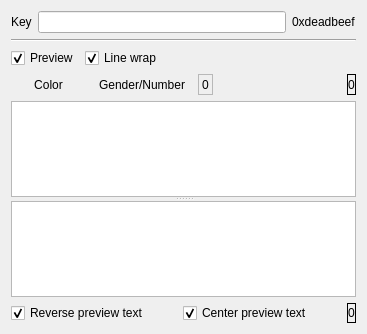
<?xml version="1.0" encoding="UTF-8"?>
<ui version="4.0">
 <class>EditStringCellClass</class>
 <widget class="QWidget" name="EditStringCellClass">
  <property name="geometry">
   <rect>
    <x>0</x>
    <y>0</y>
    <width>367</width>
    <height>334</height>
   </rect>
  </property>
  <property name="sizePolicy">
   <sizepolicy hsizetype="Expanding" vsizetype="Expanding">
    <horstretch>0</horstretch>
    <verstretch>0</verstretch>
   </sizepolicy>
  </property>
  <property name="minimumSize">
   <size>
    <width>0</width>
    <height>0</height>
   </size>
  </property>
  <property name="maximumSize">
   <size>
    <width>16777215</width>
    <height>16777215</height>
   </size>
  </property>
  <property name="windowTitle">
   <string/>
  </property>
  <property name="windowOpacity">
   <double>1.000000000000000</double>
  </property>
  <property name="sizeGripEnabled" stdset="0">
   <bool>false</bool>
  </property>
  <layout class="QVBoxLayout" name="verticalLayout">
   <item>
    <layout class="QHBoxLayout" name="horizontalLayout_2">
     <item>
      <widget class="QLabel" name="label">
       <property name="text">
        <string>Key</string>
       </property>
       <property name="buddy">
        <cstring>keyLineEdit</cstring>
       </property>
      </widget>
     </item>
     <item>
      <widget class="QLineEdit" name="keyLineEdit">
       <property name="sizePolicy">
        <sizepolicy hsizetype="Expanding" vsizetype="Fixed">
         <horstretch>0</horstretch>
         <verstretch>0</verstretch>
        </sizepolicy>
       </property>
      </widget>
     </item>
     <item>
      <widget class="QLabel" name="hashValueLabel">
       <property name="toolTip">
        <string>Key hash value</string>
       </property>
       <property name="text">
        <string>0xdeadbeef</string>
       </property>
      </widget>
     </item>
    </layout>
   </item>
   <item>
    <widget class="Line" name="line">
     <property name="windowModality">
      <enum>Qt::NonModal</enum>
     </property>
     <property name="frameShadow">
      <enum>QFrame::Sunken</enum>
     </property>
     <property name="lineWidth">
      <number>1</number>
     </property>
     <property name="midLineWidth">
      <number>0</number>
     </property>
     <property name="orientation">
      <enum>Qt::Horizontal</enum>
     </property>
    </widget>
   </item>
   <item>
    <layout class="QHBoxLayout" name="horizontalLayout_3">
     <item>
      <widget class="QCheckBox" name="previewCheckBox">
       <property name="text">
        <string>Preview</string>
       </property>
       <property name="checked">
        <bool>true</bool>
       </property>
      </widget>
     </item>
     <item>
      <widget class="QCheckBox" name="wrapCheckBox">
       <property name="text">
        <string>Line wrap</string>
       </property>
       <property name="checked">
        <bool>true</bool>
       </property>
      </widget>
     </item>
     <item>
      <spacer name="horizontalSpacer">
       <property name="orientation">
        <enum>Qt::Horizontal</enum>
       </property>
       <property name="sizeHint" stdset="0">
        <size>
         <width>40</width>
         <height>20</height>
        </size>
       </property>
      </spacer>
     </item>
    </layout>
   </item>
   <item>
    <layout class="QHBoxLayout" name="horizontalLayout_4">
     <item>
      <widget class="QToolButton" name="colorButton">
       <property name="minimumSize">
        <size>
         <width>75</width>
         <height>0</height>
        </size>
       </property>
       <property name="text">
        <string>Color</string>
       </property>
       <property name="checkable">
        <bool>false</bool>
       </property>
       <property name="popupMode">
        <enum>QToolButton::InstantPopup</enum>
       </property>
       <property name="toolButtonStyle">
        <enum>Qt::ToolButtonTextOnly</enum>
       </property>
       <property name="autoRaise">
        <bool>true</bool>
       </property>
       <property name="arrowType">
        <enum>Qt::NoArrow</enum>
       </property>
      </widget>
     </item>
     <item>
      <widget class="QToolButton" name="genderNumberButton">
       <property name="enabled">
        <bool>true</bool>
       </property>
       <property name="text">
        <string>Gender/Number</string>
       </property>
       <property name="popupMode">
        <enum>QToolButton::InstantPopup</enum>
       </property>
       <property name="toolButtonStyle">
        <enum>Qt::ToolButtonTextOnly</enum>
       </property>
       <property name="autoRaise">
        <bool>true</bool>
       </property>
       <property name="arrowType">
        <enum>Qt::NoArrow</enum>
       </property>
      </widget>
     </item>
     <item>
      <widget class="QLabel" name="currentEditColumnLabel">
       <property name="toolTip">
        <string>Current column in editor</string>
       </property>
       <property name="frameShape">
        <enum>QFrame::StyledPanel</enum>
       </property>
       <property name="text">
        <string>0</string>
       </property>
      </widget>
     </item>
     <item>
      <spacer name="horizontalSpacer_2">
       <property name="orientation">
        <enum>Qt::Horizontal</enum>
       </property>
       <property name="sizeType">
        <enum>QSizePolicy::Expanding</enum>
       </property>
       <property name="sizeHint" stdset="0">
        <size>
         <width>13</width>
         <height>14</height>
        </size>
       </property>
      </spacer>
     </item>
     <item>
      <widget class="QLabel" name="charsEditCountLabel">
       <property name="toolTip">
        <string>Number of characters in editor</string>
       </property>
       <property name="frameShape">
        <enum>QFrame::Box</enum>
       </property>
       <property name="frameShadow">
        <enum>QFrame::Plain</enum>
       </property>
       <property name="text">
        <string>0</string>
       </property>
       <property name="textFormat">
        <enum>Qt::PlainText</enum>
       </property>
       <property name="alignment">
        <set>Qt::AlignCenter</set>
       </property>
       <property name="buddy">
        <cstring>stringEdit</cstring>
       </property>
      </widget>
     </item>
    </layout>
   </item>
   <item>
    <widget class="QSplitter" name="textPreviewSplitter">
     <property name="orientation">
      <enum>Qt::Vertical</enum>
     </property>
     <property name="childrenCollapsible">
      <bool>false</bool>
     </property>
     <widget class="QPlainTextEdit" name="stringEdit">
      <property name="sizePolicy">
       <sizepolicy hsizetype="Expanding" vsizetype="Expanding">
        <horstretch>0</horstretch>
        <verstretch>0</verstretch>
       </sizepolicy>
      </property>
      <property name="frameShape">
       <enum>QFrame::StyledPanel</enum>
      </property>
      <property name="frameShadow">
       <enum>QFrame::Sunken</enum>
      </property>
      <property name="lineWidth">
       <number>1</number>
      </property>
      <property name="documentTitle">
       <string/>
      </property>
      <property name="readOnly">
       <bool>false</bool>
      </property>
      <property name="backgroundVisible">
       <bool>false</bool>
      </property>
      <property name="centerOnScroll">
       <bool>false</bool>
      </property>
     </widget>
     <widget class="QTextEdit" name="stringPreview">
      <property name="enabled">
       <bool>true</bool>
      </property>
      <property name="acceptDrops">
       <bool>false</bool>
      </property>
      <property name="autoFillBackground">
       <bool>false</bool>
      </property>
      <property name="readOnly">
       <bool>true</bool>
      </property>
     </widget>
    </widget>
   </item>
   <item>
    <layout class="QHBoxLayout" name="horizontalLayout">
     <item>
      <widget class="QCheckBox" name="reversePreviewTextCheckBox">
       <property name="text">
        <string>Reverse preview text</string>
       </property>
       <property name="checked">
        <bool>true</bool>
       </property>
      </widget>
     </item>
     <item>
      <spacer name="horizontalSpacer_3">
       <property name="orientation">
        <enum>Qt::Horizontal</enum>
       </property>
       <property name="sizeHint" stdset="0">
        <size>
         <width>40</width>
         <height>20</height>
        </size>
       </property>
      </spacer>
     </item>
     <item>
      <widget class="QCheckBox" name="centerPreviewTextCheckBox">
       <property name="text">
        <string>Center preview text</string>
       </property>
       <property name="checked">
        <bool>true</bool>
       </property>
      </widget>
     </item>
     <item>
      <spacer name="horizontalSpacer_4">
       <property name="orientation">
        <enum>Qt::Horizontal</enum>
       </property>
       <property name="sizeHint" stdset="0">
        <size>
         <width>40</width>
         <height>20</height>
        </size>
       </property>
      </spacer>
     </item>
     <item>
      <widget class="QLabel" name="charsPreviewCountLabel">
       <property name="toolTip">
        <string>Number of characters in preview</string>
       </property>
       <property name="frameShape">
        <enum>QFrame::Box</enum>
       </property>
       <property name="frameShadow">
        <enum>QFrame::Plain</enum>
       </property>
       <property name="text">
        <string>0</string>
       </property>
       <property name="textFormat">
        <enum>Qt::PlainText</enum>
       </property>
       <property name="alignment">
        <set>Qt::AlignCenter</set>
       </property>
       <property name="buddy">
        <cstring>stringEdit</cstring>
       </property>
      </widget>
     </item>
    </layout>
   </item>
  </layout>
 </widget>
 <layoutdefault spacing="6" margin="11"/>
 <tabstops>
  <tabstop>stringEdit</tabstop>
  <tabstop>colorButton</tabstop>
  <tabstop>genderNumberButton</tabstop>
 </tabstops>
 <resources/>
 <connections>
  <connection>
   <sender>previewCheckBox</sender>
   <signal>toggled(bool)</signal>
   <receiver>stringPreview</receiver>
   <slot>setVisible(bool)</slot>
   <hints>
    <hint type="sourcelabel">
     <x>46</x>
     <y>99</y>
    </hint>
    <hint type="destinationlabel">
     <x>149</x>
     <y>322</y>
    </hint>
   </hints>
  </connection>
  <connection>
   <sender>previewCheckBox</sender>
   <signal>toggled(bool)</signal>
   <receiver>reversePreviewTextCheckBox</receiver>
   <slot>setVisible(bool)</slot>
   <hints>
    <hint type="sourcelabel">
     <x>29</x>
     <y>107</y>
    </hint>
    <hint type="destinationlabel">
     <x>53</x>
     <y>342</y>
    </hint>
   </hints>
  </connection>
  <connection>
   <sender>previewCheckBox</sender>
   <signal>toggled(bool)</signal>
   <receiver>charsPreviewCountLabel</receiver>
   <slot>setVisible(bool)</slot>
   <hints>
    <hint type="sourcelabel">
     <x>70</x>
     <y>110</y>
    </hint>
    <hint type="destinationlabel">
     <x>226</x>
     <y>351</y>
    </hint>
   </hints>
  </connection>
 </connections>
</ui>
